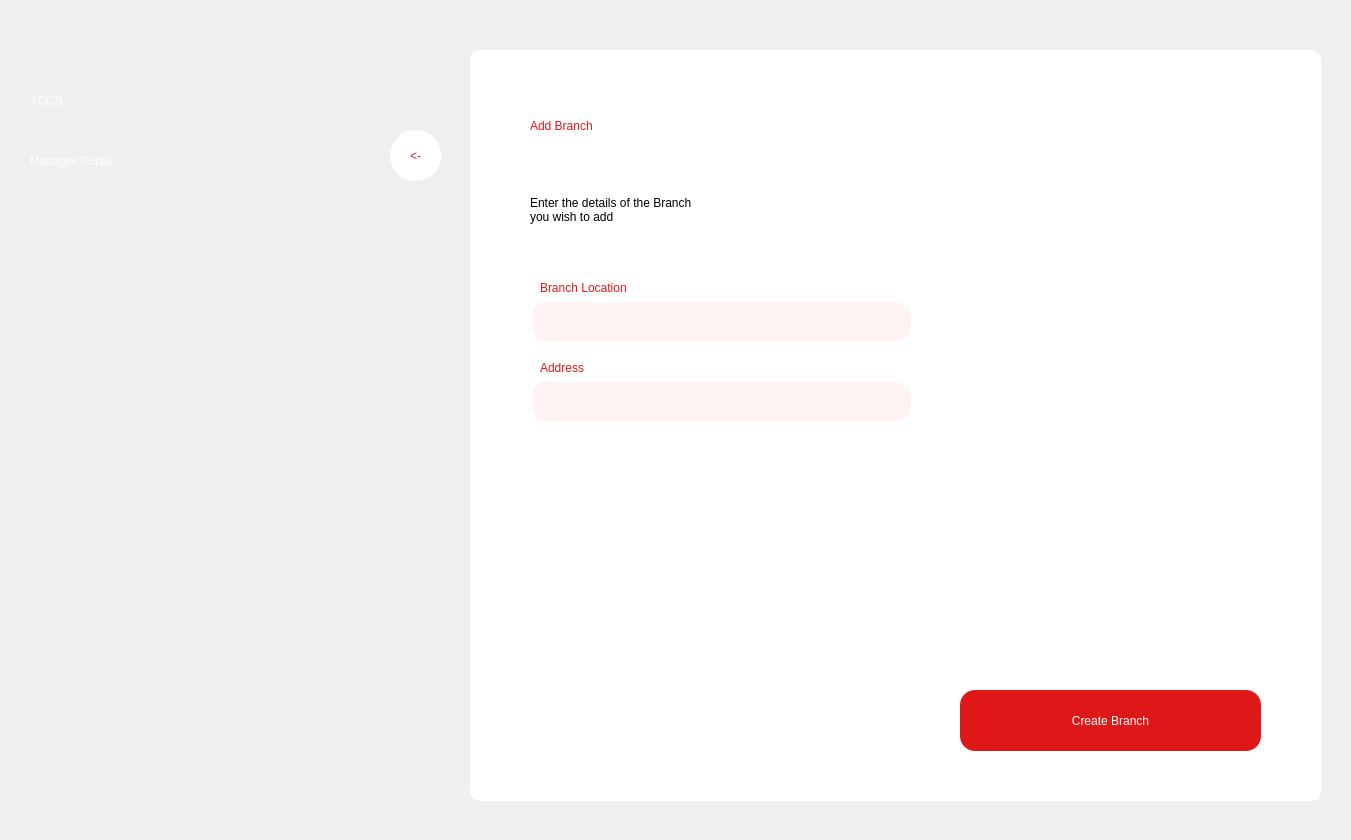
<?xml version="1.0" encoding="UTF-8"?>
<ui version="4.0">
 <class>Dialog</class>
 <widget class="QDialog" name="Dialog">
  <property name="geometry">
   <rect>
    <x>0</x>
    <y>0</y>
    <width>1351</width>
    <height>840</height>
   </rect>
  </property>
  <property name="windowTitle">
   <string>Dialog</string>
  </property>
  <widget class="QWidget" name="widget" native="true">
   <property name="geometry">
    <rect>
     <x>0</x>
     <y>0</y>
     <width>1351</width>
     <height>841</height>
    </rect>
   </property>
   <widget class="QLabel" name="label">
    <property name="geometry">
     <rect>
      <x>0</x>
      <y>0</y>
      <width>1351</width>
      <height>841</height>
     </rect>
    </property>
    <property name="text">
     <string/>
    </property>
    <property name="pixmap">
     <pixmap>truck2.jpg</pixmap>
    </property>
    <property name="scaledContents">
     <bool>true</bool>
    </property>
   </widget>
   <widget class="QLabel" name="label_2">
    <property name="geometry">
     <rect>
      <x>30</x>
      <y>50</y>
      <width>221</width>
      <height>101</height>
     </rect>
    </property>
    <property name="styleSheet">
     <string notr="true">font: 75 48pt &quot;League Spartan&quot;;
color: white;</string>
    </property>
    <property name="text">
     <string>TCCS</string>
    </property>
   </widget>
   <widget class="QLabel" name="label_3">
    <property name="geometry">
     <rect>
      <x>30</x>
      <y>130</y>
      <width>371</width>
      <height>61</height>
     </rect>
    </property>
    <property name="styleSheet">
     <string notr="true">font: 75 28pt &quot;League Spartan&quot;;
color: white</string>
    </property>
    <property name="text">
     <string>Manager Portal</string>
    </property>
   </widget>
   <widget class="QPushButton" name="backButton">
    <property name="geometry">
     <rect>
      <x>390</x>
      <y>130</y>
      <width>51</width>
      <height>51</height>
     </rect>
    </property>
    <property name="styleSheet">
     <string notr="true">QPushButton{
font: 75 20pt &quot;Calibri&quot;;
color: rgb(222, 24, 24);
background-color: white;
border-radius: 25px
}
QPushButton:hover{
background-color: &quot;#222222&quot;

}</string>
    </property>
    <property name="text">
     <string>&lt;-</string>
    </property>
   </widget>
   <widget class="QWidget" name="resetPasswordWidget_2" native="true">
    <property name="geometry">
     <rect>
      <x>470</x>
      <y>50</y>
      <width>851</width>
      <height>751</height>
     </rect>
    </property>
    <property name="styleSheet">
     <string notr="true">background-color: white;
border-radius: 10px</string>
    </property>
    <widget class="QLabel" name="label_16">
     <property name="geometry">
      <rect>
       <x>60</x>
       <y>50</y>
       <width>321</width>
       <height>51</height>
      </rect>
     </property>
     <property name="styleSheet">
      <string notr="true">font: 75 24pt &quot;League Spartan&quot;;
color: rgb(222,24,24);
</string>
     </property>
     <property name="text">
      <string>Add Branch</string>
     </property>
    </widget>
    <widget class="QLabel" name="label_17">
     <property name="geometry">
      <rect>
       <x>60</x>
       <y>120</y>
       <width>441</width>
       <height>81</height>
      </rect>
     </property>
     <property name="styleSheet">
      <string notr="true">font: 25 18pt &quot;Calibri&quot;;</string>
     </property>
     <property name="text">
      <string>&lt;html&gt;&lt;head/&gt;&lt;body&gt;&lt;p&gt;Enter the details of the Branch&lt;br/&gt;you wish to add&lt;/p&gt;&lt;/body&gt;&lt;/html&gt;</string>
     </property>
    </widget>
    <widget class="QPushButton" name="CreateBranchButton">
     <property name="geometry">
      <rect>
       <x>490</x>
       <y>640</y>
       <width>301</width>
       <height>61</height>
      </rect>
     </property>
     <property name="styleSheet">
      <string notr="true">QPushButton{
font: 75 20pt &quot;League Spartan&quot;;
color: white;
background-color: rgb(222, 24, 24);
border-radius: 15px
}
QPushButton:hover{
background-color: '#eeeeee';
color: rgb(222, 24, 24);
border: 2px;
border-color: rgb(222,24,24)
}</string>
     </property>
     <property name="text">
      <string>Create Branch</string>
     </property>
    </widget>
    <widget class="QLineEdit" name="branchLocationLineEdit">
     <property name="geometry">
      <rect>
       <x>60</x>
       <y>250</y>
       <width>381</width>
       <height>41</height>
      </rect>
     </property>
     <property name="font">
      <font>
       <family>Calibri</family>
       <pointsize>12</pointsize>
       <weight>3</weight>
       <italic>false</italic>
       <bold>false</bold>
      </font>
     </property>
     <property name="styleSheet">
      <string notr="true">background-color: #fff3f3;
border-style: outset;
border-width: 2px;
border-radius: 15px;
border-color: #fff3f3;
padding-left: 10px;
font: 25 12pt &quot;Calibri&quot;;
color: #808080</string>
     </property>
    </widget>
    <widget class="QLabel" name="label_13">
     <property name="geometry">
      <rect>
       <x>70</x>
       <y>230</y>
       <width>151</width>
       <height>16</height>
      </rect>
     </property>
     <property name="styleSheet">
      <string notr="true">color: rgb(222,24,24);
font: 25 14pt &quot;Calibri&quot;;</string>
     </property>
     <property name="text">
      <string>Branch Location</string>
     </property>
    </widget>
    <widget class="QLineEdit" name="addressLineEdit">
     <property name="geometry">
      <rect>
       <x>60</x>
       <y>330</y>
       <width>381</width>
       <height>41</height>
      </rect>
     </property>
     <property name="font">
      <font>
       <family>Calibri</family>
       <pointsize>12</pointsize>
       <weight>3</weight>
       <italic>false</italic>
       <bold>false</bold>
      </font>
     </property>
     <property name="styleSheet">
      <string notr="true">background-color: #fff3f3;
border-style: outset;
border-width: 2px;
border-radius: 15px;
border-color: #fff3f3;
padding-left: 10px;
font: 25 12pt &quot;Calibri&quot;;
color: #808080</string>
     </property>
    </widget>
    <widget class="QLabel" name="label_14">
     <property name="geometry">
      <rect>
       <x>70</x>
       <y>310</y>
       <width>121</width>
       <height>16</height>
      </rect>
     </property>
     <property name="styleSheet">
      <string notr="true">color: rgb(222,24,24);
font: 25 14pt &quot;Calibri&quot;;</string>
     </property>
     <property name="text">
      <string>Address</string>
     </property>
    </widget>
   </widget>
  </widget>
 </widget>
 <resources/>
 <connections/>
</ui>
